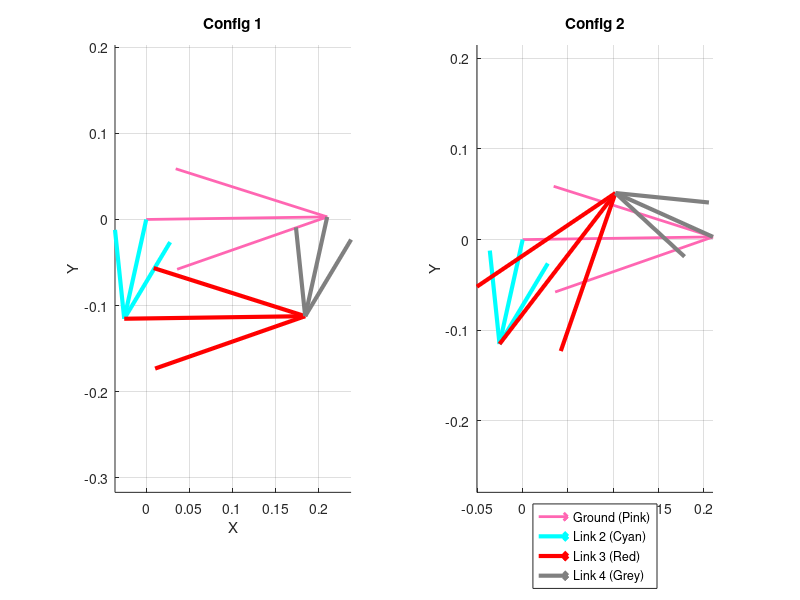

Write MATLAB code to recreate this figure.
clear all
close all
clc

% ==========================================
% 1. PARAMETERS & INPUT
% ==========================================
L1 = 0.210; % Ground (Pink) - d
L2 = 0.118; % Crank (Cyan) - a (Input Link from Loop 1)
L3 = 0.210; % Coupler (Red) - b
L4 = 0.118; % Rocker (Grey) - c

% Assign canonical names
d = L1;
a = L2;
b = L3;
c = L4;

% Ground Offset
theta1_deg = 0.81;
theta1 = deg2rad(theta1_deg);

% Norton's K Constants
K1 = d/a;
K2 = d/c;
K3 = (a^2 - b^2 + c^2 + d^2)/(2*a*c);

% --- INPUT (Link 2 from Loop 1) ---
q2_global_deg = -102.500;
q2 = deg2rad(q2_global_deg) - theta1; % Local Angle

% ==========================================
% 2. CALCULATION (Find q4 given q2)
% ==========================================

% Coefficients A, B, C for finding q4 (Derived from Input q2)
A = cos(q2) - K1 - K2*cos(q2) + K3;
B = -2*sin(q2);
C = K1 - (K2+1)*cos(q2) + K3;

det_val = B^2 - 4*A*C;
if det_val < 0
    error('No real solution exists for the given input.');
end

% Solve for q4 (2 Cases: Open & Crossed)
q4_sol1 = 2*atan((-B + sqrt(det_val))/(2*A)); 
q4_sol2 = 2*atan((-B - sqrt(det_val))/(2*A));

% Calculate q3 using Vector Sum Logic
% Case 1 (Config 1)
Vec3_1 = c*exp(1j*q4_sol1) + d - a*exp(1j*q2);
q3_sol1 = angle(Vec3_1);

% Case 2 (Config 2)
Vec3_2 = c*exp(1j*q4_sol2) + d - a*exp(1j*q2);
q3_sol2 = angle(Vec3_2);

% ==========================================
% 3. CONVERT TO GLOBAL & DISPLAY
% ==========================================
q2g = q2 + theta1;

q3_1g = q3_sol1 + theta1;
q4_1g = q4_sol1 + theta1;

q3_2g = q3_sol2 + theta1;
q4_2g = q4_sol2 + theta1;

fprintf('--- Results for Input Theta2 = %.4f deg ---\n', q2_global_deg);
fprintf('Configuration 1:\n Theta3: %.4f deg, Theta4: %.4f deg\n', rad2deg(q3_1g), rad2deg(q4_1g));
fprintf('Configuration 2:\n Theta3: %.4f deg, Theta4: %.4f deg\n', rad2deg(q3_2g), rad2deg(q4_2g));

% ==========================================
% 4. PLOTTING
% ==========================================
figure('Name', 'Loop 2 Analysis: Single Input', 'NumberTitle', 'off');

% Define Colors
col_ground = [1, 0.4, 0.7]; % Pink
col_L2 = 'c';               % Cyan
col_L3 = 'r';               % Red
col_L4 = [0.5, 0.5, 0.5];   % Grey

% --- PLOT CASE 1 ---
subplot(1, 2, 1); 
hold on; axis equal; grid on;

RA = a*exp(1j*q2g);
RBA_1 = b*exp(1j*q3_1g);
RB_1 = RA + RBA_1;
RO4O2 = d*exp(1j*theta1);

O2x=0; O2y=0;
O4x=real(RO4O2); O4y=imag(RO4O2);
Ax=real(RA); Ay=imag(RA);
Bx_1=real(RB_1); By_1=imag(RB_1);

quiver(O2x, O2y, O4x-O2x, O4y-O2y, 0, 'Color', col_ground, 'LineWidth', 2, 'MaxHeadSize', 0.5); % Ground
quiver(O2x, O2y, Ax-O2x, Ay-O2y, 0, 'Color', col_L2, 'LineWidth', 3, 'MaxHeadSize', 0.5); % Link 2
quiver(Ax, Ay, Bx_1-Ax, By_1-Ay, 0, 'Color', col_L3, 'LineWidth', 3, 'MaxHeadSize', 0.5); % Link 3
quiver(O4x, O4y, Bx_1-O4x, By_1-O4y, 0, 'Color', col_L4, 'LineWidth', 3, 'MaxHeadSize', 0.5); % Link 4

title(['Config 1']);
xlabel('X'); ylabel('Y');

% --- PLOT CASE 2 ---
subplot(1, 2, 2); 
hold on; axis equal; grid on;

RBA_2 = b*exp(1j*q3_2g);
RB_2 = RA + RBA_2;

Bx_2=real(RB_2); By_2=imag(RB_2);

quiver(O2x, O2y, O4x-O2x, O4y-O2y, 0, 'Color', col_ground, 'LineWidth', 2, 'MaxHeadSize', 0.5); % Ground
quiver(O2x, O2y, Ax-O2x, Ay-O2y, 0, 'Color', col_L2, 'LineWidth', 3, 'MaxHeadSize', 0.5); % Link 2
quiver(Ax, Ay, Bx_2-Ax, By_2-Ay, 0, 'Color', col_L3, 'LineWidth', 3, 'MaxHeadSize', 0.5); % Link 3
quiver(O4x, O4y, Bx_2-O4x, By_2-O4y, 0, 'Color', col_L4, 'LineWidth', 3, 'MaxHeadSize', 0.5); % Link 4

title(['Config 2']);
xlabel('X'); ylabel('Y');

% Legend
legend('Ground (Pink)', 'Link 2 (Cyan)', 'Link 3 (Red)', 'Link 4 (Grey)', 'Location', 'southoutside');
